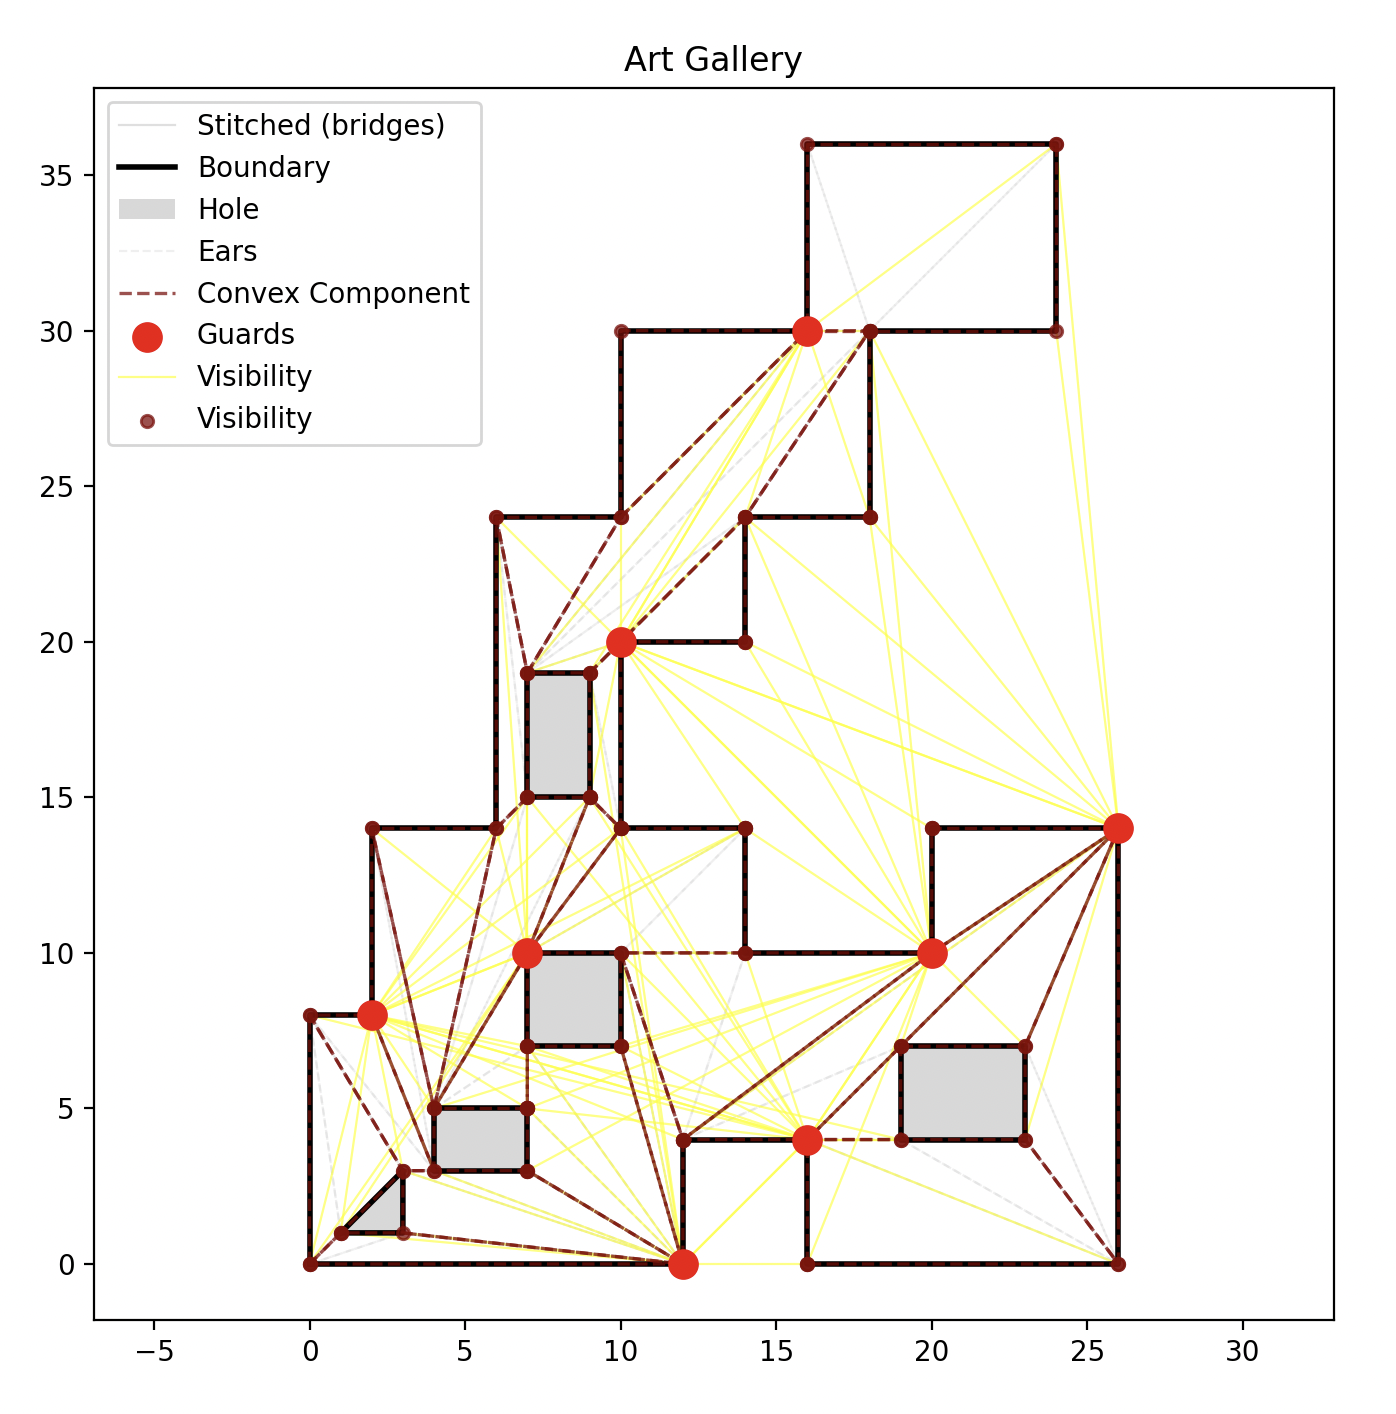

Here is the Python script that generated this plot:
from __future__ import annotations

from art import ArtGallery

if __name__ == "__main__":
    gallery = ArtGallery(
        {
            "polygon": [
                ["0.0", "0.0"],
                ["12.0", "0.0"],
                ["12.0", "4.0"],
                ["16.0", "4.0"],
                ["16.0", "0.0"],
                ["26.0", "0.0"],
                ["26.0", "14.0"],
                ["20.0", "14.0"],
                ["20.0", "10.0"],
                ["14.0", "10.0"],
                ["14.0", "14.0"],
                ["10.0", "14.0"],
                ["10.0", "20.0"],
                ["14.0", "20.0"],
                ["14.0", "24.0"],
                ["18.0", "24.0"],
                ["18.0", "30.0"],
                ["24.0", "30.0"],
                ["24.0", "36.0"],
                ["16.0", "36.0"],
                ["16.0", "30.0"],
                ["10.0", "30.0"],
                ["10.0", "24.0"],
                ["6.0", "24.0"],
                ["6.0", "14.0"],
                ["2.0", "14.0"],
                ["2.0", "8.0"],
                ["0.0", "8.0"],
            ],
            "holes": [
                [
                    ["4.0", "5.0"],
                    ["7.0", "5.0"],
                    ["7.0", "3.0"],
                    ["4.0", "3.0"],
                ],
                [
                    ["19.0", "7.0"],
                    ["23.0", "7.0"],
                    ["23.0", "4.0"],
                    ["19.0", "4.0"],
                ],
                [
                    ["7.0", "19.0"],
                    ["9.0", "19.0"],
                    ["9.0", "15.0"],
                    ["7.0", "15.0"],
                ],
                [
                    ["1.0", "1.0"],
                    ["3.0", "3.0"],
                    ["3.0", "1.0"],
                ],
                [
                    ["7.0", "7.0"],
                    ["7.0", "10.0"],
                    ["10.0", "10.0"],
                    ["10.0", "7.0"],
                ],
            ],
        }
    )
    print(gallery)
    gallery.plot()
